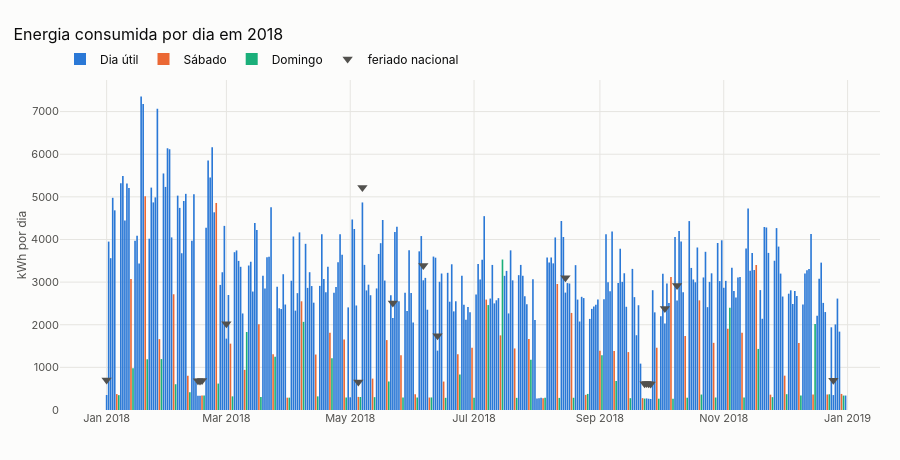

Notebook cell for this chart:
### Markdown cell above
**Observação.** A série é **bimodal**. Mais da metade do tempo, a planta está num patamar de repouso de cerca de 3 a 4 kWh por 15 minutos, ou seja, uns 12 a 16 kW de carga de base: iluminação, sistemas auxiliares, transformadores energizados. Quando opera, o consumo se espalha numa faixa larga.

Isso tem uma implicação direta: a média (27 kWh) **não representa nenhum estado real** da planta. É uma série do tipo "liga/desliga", e prever *quando* a planta muda de estado é provavelmente a parte mais difícil e mais valiosa do problema.

### O ano inteiro, dia a dia

### Code cell
kr_holidays = holidays.KR(years=2018, language="en_US")
daily = (
    df.assign(day=df["interval_start"].dt.normalize()).groupby("day").agg(kwh=("usage_kwh", "sum"))
)
daily["dow"] = daily.index.day_name()
daily["holiday"] = [kr_holidays.get(d.date()) for d in daily.index]
daily["day_type"] = np.select(
    [daily["dow"].eq("Sunday"), daily["dow"].eq("Saturday")], ["Domingo", "Sábado"], "Dia útil"
)

fig = go.Figure()
for i, label in enumerate(["Dia útil", "Sábado", "Domingo"]):
    sub = daily[daily["day_type"] == label]
    fig.add_trace(
        go.Bar(
            x=sub.index,
            y=sub["kwh"],
            name=label,
            width=0.8 * 86_400_000,  # 0.8 day in ms
            marker=dict(color=CATEGORICAL[i], line=dict(width=0)),
            hovertemplate="%{x|%a %d/%m}: %{y:,.0f} kWh<extra>" + label + "</extra>",
        )
    )
hol = daily[daily["holiday"].notna()]
fig.add_trace(
    go.Scatter(
        x=hol.index,
        y=hol["kwh"] + 350,
        mode="markers",
        name="feriado nacional",
        marker=dict(symbol="triangle-down", size=9, color=TEXT_SECONDARY),
        customdata=hol["holiday"],
        hovertemplate="%{x|%d/%m}: feriado<extra></extra>",
    )
)
fig.update_layout(
    title="Energia consumida por dia em 2018",
    yaxis_title="kWh por dia",
    barmode="overlay",
    bargap=0.15,
    hovermode="closest",
    height=460,
)
fig.show()
